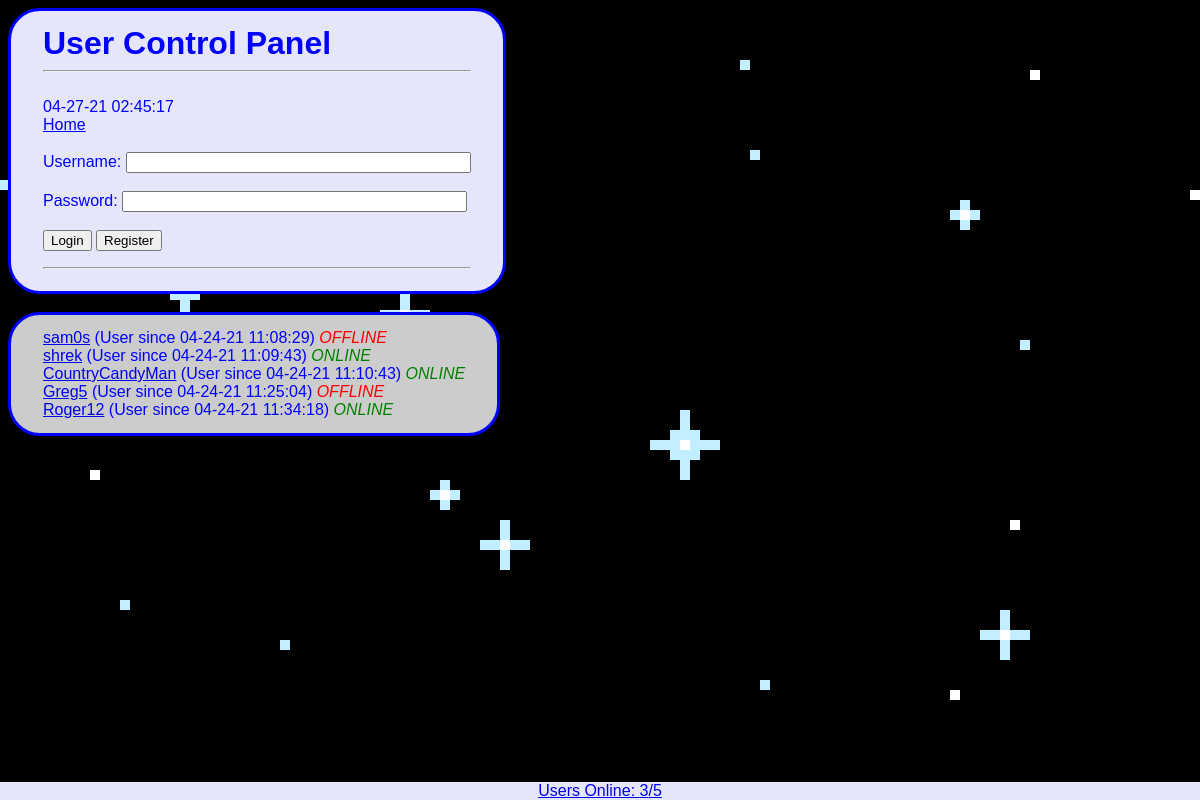
The page /users.php on the database its author committed.
### tables this page shows
CREATE TABLE "Users" (
	"Username"	TEXT UNIQUE,
	"Password"	TEXT,
	"Logins"	INTEGER,
	"ID"	INTEGER UNIQUE,
	"Created"	TEXT,
	"LastLogin"	TEXT,
	"LoggedIn"	INTEGER,
	"pfpUrl"	TEXT,
	"Bio"	TEXT DEFAULT 'None yet.',
	PRIMARY KEY("ID" AUTOINCREMENT)
);

### users.php (the view, shortened to what this page needs)
<?php
include 'login.php';
?>
<div>
<?php
$result = $db->query("SELECT LoggedIn,Username,Created,LastLogin,Logins,ID FROM Users;");
while($row = $result->fetchArray()){
  $status = $row[0]==1?"ONLINE":"OFFLINE";
  $colr = $status == "ONLINE"?'green':'red';
  echo '<a href="profile.php?profile='.$row[5].'">'.$row[1]."</a> (User since ".$row[2].') <i style="color:'.$colr.'">'.$status.'</i> <br>';
}
?>
</div>

### styles.css (style rules this page uses)
* { box-sizing: border-box; font-family: Arial, Helvetica, sans-serif; }
div { color: blue; background:#ccc; border-radius: 32px; border-style: solid; padding: 14px 32px; width: fit-content; block-size: fit-content; }

### rows shown on the page
users: Username "sam0s", Created "04-24-21 11:08:29", LoggedIn "OFFLINE"
users: Username "shrek", Created "04-24-21 11:09:43", LoggedIn "ONLINE"
users: Username "CountryCandyMan", Created "04-24-21 11:10:43", LoggedIn "ONLINE"
users: Username "Greg5", Created "04-24-21 11:25:04", LoggedIn "OFFLINE"
users: Username "Roger12", Created "04-24-21 11:34:18", LoggedIn "ONLINE"

### other values the page prints
$uonline "3"
$utotal "5"
